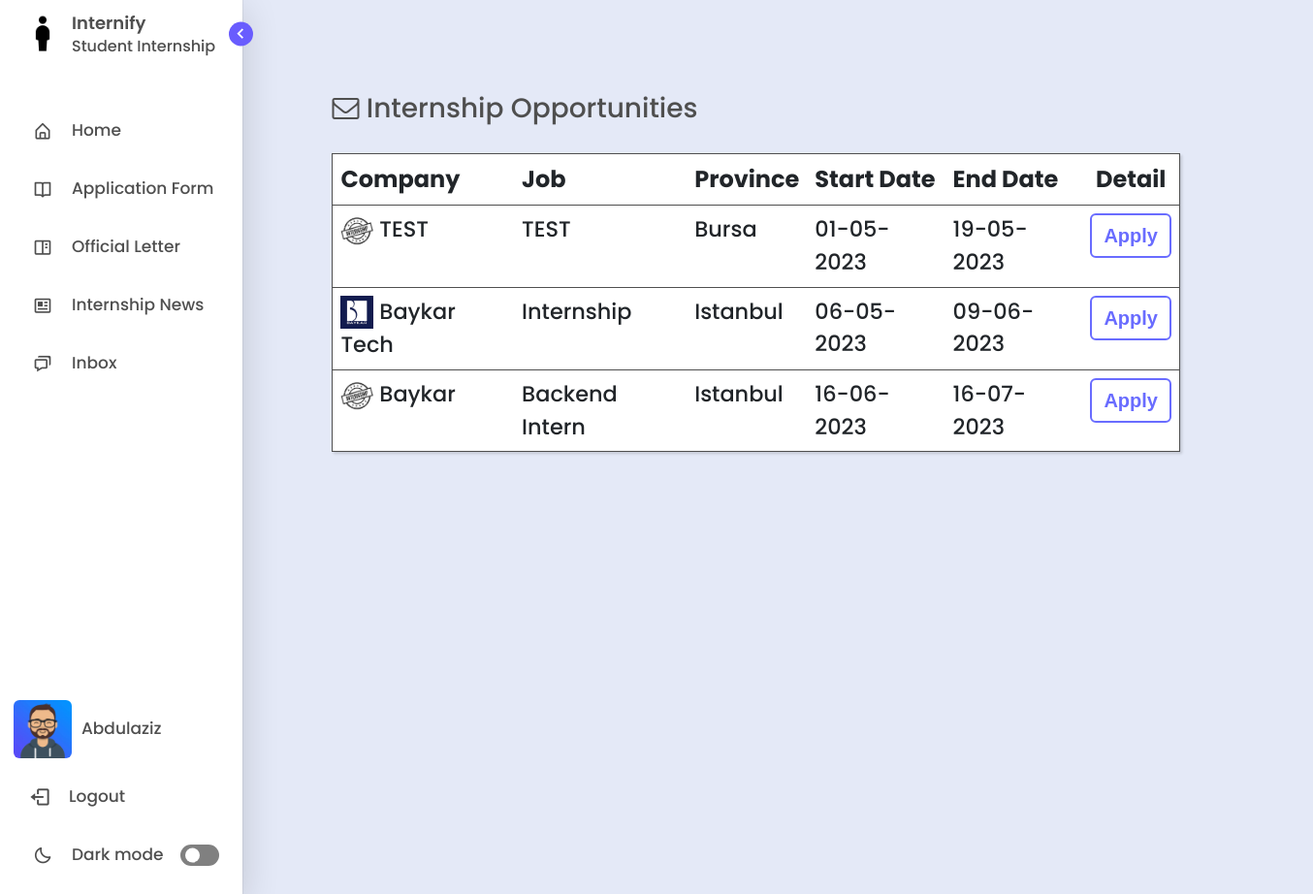
The app's page /internship-opportunities/ (signed in) with its own data.
### management/models.py (models this page shows, shortened)
class User(AbstractBaseUser, PermissionsMixin):
    GENDER_CHOICES = (
        ('M', 'Male'),
        ('F', 'Female'),
    )
    first_name = models.CharField(max_length=100)
    last_name = models.CharField(max_length=100)
    email = models.EmailField(unique=True)
    gender = models.CharField(max_length=1, choices=GENDER_CHOICES)
    photo = models.ImageField(upload_to='users', null=True, blank=True)
    last_login = models.DateTimeField(auto_now=True)
    is_active = models.BooleanField(default=True)
    is_staff = models.BooleanField(default=False)
    is_superuser = models.BooleanField(default=False)
    objects = CustomUserManager()
    USERNAME_FIELD = 'email'
    REQUIRED_FIELDS = ['first_name', 'last_name', 'gender',  'password']

class BaseAbstractModel(models.Model):
    is_visible = models.BooleanField(default=True, verbose_name='Visibility')
    date_created = models.DateTimeField(auto_now_add=True)
    date_updated = models.DateTimeField(auto_now=True)
    class Meta:
        abstract = True

class Internship(BaseAbstractModel):
    job = models.CharField(max_length=255)
    company = models.CharField(max_length=255)
    logo = models.ImageField(upload_to='logos', null=True, blank=True)
    province = models.ForeignKey(Province, on_delete=SET_NULL, null=True)
    start_date = models.DateField(null=True, blank=True)
    end_date = models.DateField(null=True, blank=True)
    department = models.ForeignKey(Department, on_delete=SET_NULL, null=True)
    faculty = models.ForeignKey(Faculty, on_delete=SET_NULL, null=True)
    url = models.URLField()

class Province(BaseAbstractModel):
    name = models.CharField(max_length=255)

### management/views.py (the view, shortened to what this page needs)
# urls.py: path('internship-opportunities/', views.internshipopp, name = "internshipopp"),
def internshipopp(request):
	user = request.user
	if user.groups.all()[0].name == 'Student':
		student = Student.objects.get(user=user)
		internships = Internship.objects.filter(faculty=student.faculty).order_by('-date_created')[:20]
		return render(request, "student/internshipopp.html", {'internships':internships})

### templates/student/internshipopp.html (shortened to what this page needs)
{% extends "layout.html" %}
{% load static %}
{% block content %}
    <div class="home offset-md-1" style="margin-top:7%; margin-left:12%; overflow: hidden;">
      <div class="row">
        <div class="col-md-9">
          <h3 class="title text" style="float:left; margin-bottom:30px;"><i class="fa fa-envelope-o"></i> Internship Opportunities</h3>
          <table class="table" style="width:100%; background-color: var(--primary-color-light); border:1px solid var(--text-color); box-shadow: rgba(0, 0, 0, 0.15) 1.95px 1.95px 2.6px;">
            {% if internships.count > 0 %}
				<thead class="text" style="font-size: 1.5rem;">
					<tr>
						<th>Company</th>
						<th>Job</th>
						<th>Province</th>
						<th>Start Date</th>
						<th>End Date</th>
						<th style="text-align:center;">Detail</th>
					</tr>
				</thead>
				<tbody style="font-size: 1.4rem;">
					{% for internship in internships %}
						<tr class="text">
							<td>
								<a title="{{internship.title}}" href="#" style="text-decoration: none;">
									<img width="34" alt="{{internship.company}}" src="
									{% if internship.logo %}
										{{internship.logo.url}}
									{% else %}
										{% static 'assets/img/internship.jpg' %}
									{% endif %}
									">
								</a>
								{{internship.company}}
							</td>
							<td>{{internship.job}}</td>
							<td>{{internship.province.name}}</td>
							<td>{{internship.start_date|date:"d-m-Y"}}</td>
							<td>{{internship.end_date|date:"d-m-Y"}}</td>
							<td style ="text-align: center;">
								<a href="{{internship.url}}" target="_blank" class="btn btn-outline-primary" style="text-decoration: none;">
									<span style="font-weight: bold; font-family: Arial, Helvetica, sans-serif;">Apply</span>
								</a>
							</td>
						</tr>
					{% endfor %}
				</tbody>
			{% else %}
				<tr>
					<td style="text-align:center; font-weight:bold;">There is no internship opportunity.</td>
				</tr>
			{% endif %}
          </table>
          </div>
        </div>
      </div>
</body>
{% endblock content %}

### templates/includes/sidebar.html (shortened to what this page needs)
<!DOCTYPE html>
{% load static %}
<html lang="en">
<head>
    <link href='https://unpkg.com/boxicons@2.1.1/css/boxicons.min.css' rel='stylesheet'>
</head>
<body>
    <nav class="sidebar open">
        <header>
            <div class="image-text">
                <span class="image">
                    <a href="/home"><img id="my-image" src="{% static 'assets/img/logo.png' %}" alt=""></a>
                </span>
                <div class="text logo-text">
                    <a href="/home" style="text-decoration: none; color: var(--text-color);"><span class="name">Internify</span></a>
                    <span class="profession">Student Internship</span>
                </div>
            </div>
            <i class='bx bx-chevron-right toggle'></i>
        </header>
        <div class="menu-bar">
            <div class="menu">
                <li class="nav-link">
                    <a href="{% url 'index' %}">
                        <i class='bx bx-home-alt icon' ></i>
                        <span class="text nav-text">Home</span>
                    </a>
                </li>
                {% for group in request.user.groups.all %}
                    {% if group.name == 'Student' %}
                        <li class ="nav-link">
                            <a href="/application-form">
                                <i class='bx bx-book-open icon'></i>
                                <span class="text nav-text">Application Form</span>
                            </a>
                        </li>
                        <li class ="nav-link">
                            <a href="/official-letter">
                                <i class='bx bx-book-content icon' ></i>
                                <span class="text nav-text">Official Letter</span>
                            </a>
                        </li>
                        <li class="nav-link">
                            <a href="/internship-opportunities">
                              <i class='bx bx-news icon' ></i>
                              <span class="text nav-text">Internship News</span>
                            </a>
                        </li>
                    {% endif %}
                {% endfor %}
                <li class="nav-link">
                    <a href="/inbox">
                        <i class='bx bx-chat icon' ></i>
                        <span class="text nav-text">Inbox</span>
                    </a>
                </li>
            </div>
            <div class="bottom-content">
                <li class="nav-link">
                    <a href="/profile">
                        <img src="
                                {% if request.user.photo%}
                                    {{ request.user.photo.url }}
                                {% elif request.user.gender == 'M' %}
                                    {% static 'assets/img/avatars/male_avatar.png' %}
                                {% else %}
                                    {% static 'assets/img/avatars/female_avatar.png' %}
                                {% endif %}
                                "
                                alt="user-avatar"
                            class="d-block rounded" height="60" width="60" id="uploadedAvatar" />
                        <span class="text nav-text" style="margin-left:10px;"> {{user.first_name}}</span>
                    </a>
                </li>
                <li class="nav-link">
                    <a href="/logout">
                        <i class='bx bx-log-out icon' style="font-size:23px; margin-left:-3px;"></i>
                        <span class="text nav-text">Logout</span>
                    </a>
                </li>
                <li class="mode">
                    <div class="sun-moon">
                        <i class='bx bx-moon icon moon'></i>
                    </div>
                    <span class="mode-text text">Dark mode</span>
                    <div class="toggle-switch">
                        <span class="switch"></span>
                    </div>
                </li>
            </div>
        </div>
    </nav>
</body>
</html>

### templates/student/internshipopp.html (style rules this page uses)
body { overflow: hidden; margin-top:9%; }

### templates/includes/sidebar.html (style rules this page uses)
* { margin: 0; padding: 0; box-sizing: border-box; font-family: 'Poppins', sans-serif; }
:root { --body-color: #E4E9F7; --sidebar-color: #FFF; --primary-color: #695CFE; --primary-color-light: white; --purple-text-color: #696CFF; --toggle-color: gray; --text-color: #4f4f4f; --tran-03: all 0.2s ease; --tran-03: all 0.3s ease; --tran-04: all 0.3s ease; --tran-05: all 0.3s ease; }
body { min-height: 100vh; background-color: var(--body-color); transition: var(--tran-05); overflow-x: hidden; }
.sidebar { position: fixed; top: 0; left: 0; height: 100%; width: 250px; padding: 10px 14px; background: var(--sidebar-color); transition: var(--tran-05); z-index: 100; box-shadow: rgba(0, 0, 0, 0.16) 0px 10px 36px 0px, rgba(0, 0, 0, 0.06) 0px 0px 0px 1px; }
.sidebar li { height: 50px; list-style: none; display: flex; align-items: center; margin-top: 10px; }
.sidebar header .image, .sidebar .icon { min-width: 60px; border-radius: 6px; }
.sidebar .icon { min-width: 60px; border-radius: 6px; height: 100%; display: flex; align-items: center; justify-content: center; font-size: 20px; }
.sidebar .text, .sidebar .icon { color: var(--text-color); transition: var(--tran-03); }
.sidebar .text { font-size: 17px; font-weight: 500; white-space: nowrap; opacity: 1; }
.sidebar header { position: relative; }
.sidebar header .image-text { display: flex; align-items: center; }
.sidebar header .logo-text { display: flex; flex-direction: column; }
header .image-text .name { margin-top: 2px; font-size: 18px; font-weight: 600; }
header .image-text .profession { font-size: 16px; margin-top: -2px; display: block; }
.sidebar header .image { display: flex; align-items: center; justify-content: center; }
.sidebar header .image img { width: 40px; border-radius: 6px; }
.sidebar header .toggle { position: absolute; top: 50%; right: -25px; transform: translateY(-50%) rotate(180deg); height: 25px; width: 25px; background-color: var(--primary-color); color: var(--sidebar-color); border-radius: 50%; display: flex; align-items: center; justify-content: center; font-size: 22px; cursor: pointer; transition: var(--tran-05); }
.sidebar .menu { margin-top: 40px; }
.sidebar li a { list-style: none; height: 100%; background-color: transparent; display: flex; align-items: center; height: 100%; width: 100%; border-radius: 6px; text-decoration: none; transition: var(--tran-03); }
.sidebar .menu-bar { height: calc(100% - 55px); display: flex; flex-direction: column; justify-content: space-between; overflow-y: scroll; }
.sidebar .menu-bar .mode { border-radius: 6px; background-color: var(--primary-color-light); position: relative; transition: var(--tran-05); }
.menu-bar .mode .sun-moon { height: 50px; width: 60px; }
.mode .sun-moon i { position: absolute; }
.bottom-content .nav-link { margin-top:20px; }
.menu-bar .bottom-content .toggle-switch { position: absolute; right: 0; height: 100%; min-width: 60px; display: flex; align-items: center; justify-content: center; border-radius: 6px; cursor: pointer; }
.toggle-switch .switch { position: relative; height: 22px; width: 40px; border-radius: 25px; background-color: var(--toggle-color); transition: var(--tran-05); }
.switch::before { content: ''; position: absolute; height: 15px; width: 15px; border-radius: 50%; top: 50%; left: 5px; transform: translateY(-50%); background-color: var(--sidebar-color); transition: var(--tran-04); }
.home { position: absolute; top: 0; top: 0; left: 180px; height: 100vh; width: calc(100% - 180px); background-color: var(--body-color); transition: var(--tran-05); }
.home .text { font-weight: 500; color: var(--text-color); }
.btn-outline-primary { font-size: 20px; font-weight: 500; color: var(--purple-text-color); background-color: var(--primary-color-light); border: 2px solid var(--purple-text-color); }

### records on screen
User: photo (picture), first_name "Abdulaziz"
Internship: company "TEST", job "TEST", province.name "Bursa", start_date "01-05-2023", end_date "19-05-2023"
Internship: logo (picture), company "Baykar Tech", job "Internship", province.name "Istanbul", start_date "06-05-2023", end_date "09-06-2023"
Internship: company "Baykar", job "Backend Intern", province.name "Istanbul", start_date "16-06-2023", end_date "16-07-2023"
